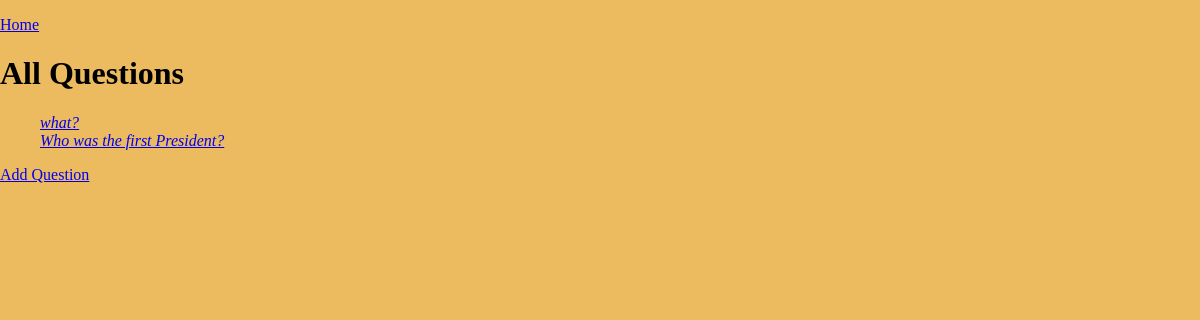
Before: /flashcards/questions/ with the older database file.
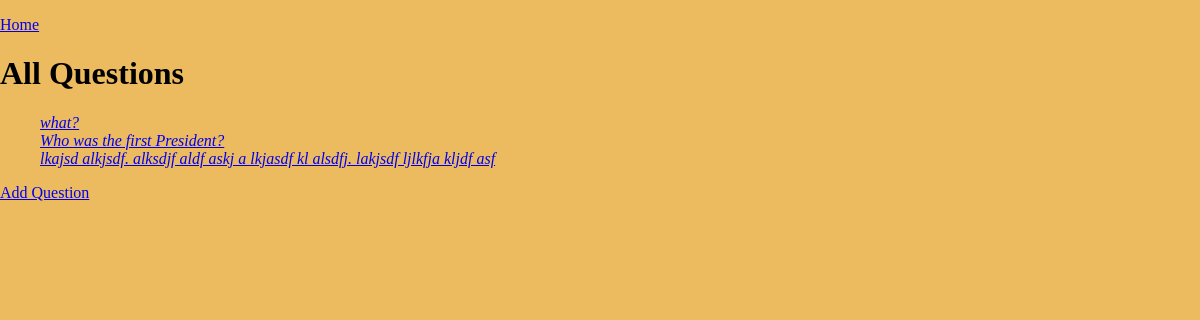
After: the same page with the newer database file.
### flashcards/models.py (models this page shows, shortened)
class Question(models.Model):
    question_content = models.TextField(
        max_length=255,
        help_text='Record question here'
        )
    def get_absolute_url(self):
        return reverse('question-detail', args=[str(self.id)])

### flashcards/views.py (the view)
# urls.py: path('questions/', views.QuestionListView.as_view(), name='questions'),
class QuestionListView(generic.ListView):
    model = Question

### templates/flashcards/question_list.html
{% extends "base.html" %}
{% block content %}
<p><a href="{% url 'index' %}">Home</a></p>
    <h1>All Questions</h1>
    {% if question_list %}
    <ul>
        {% for question in question_list %}
            <li>
                <em><a href="{{ question.get_absolute_url }}">{{ question.question_content }}</a></em>
            </li>
        {% endfor %}
    </ul>
    {% else %}
        <p>There are no questions created yet.</p>
    {% endif %}
    <p><a href="{% url 'question-create' %}">Add Question</a></p>
{% endblock %}

Changed rows visible on the page:
added Question: question_content "lkajsd alkjsdf. alksdjf aldf askj a lkjasdf kl alsdfj. lakjsdf ljlkfja kljdf asf"
